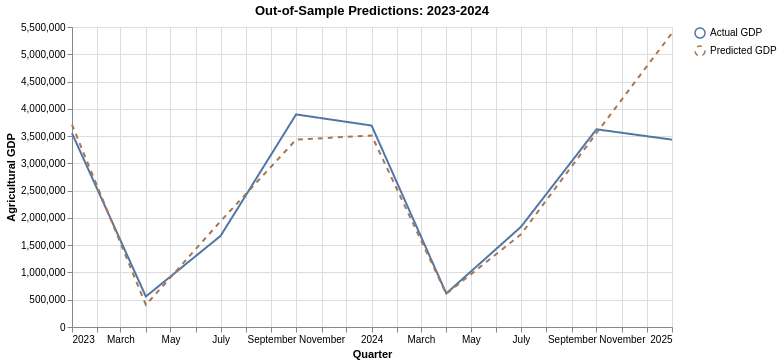

Source (notebook cell):
### Markdown cell above
Lastly, we evaluate the model's predictive performance for the years 2023 to 2025, which were not included in the training dataset. The model demonstrates strong predictive accuracy, with predicted agricultural GDP values closely aligning with observed figures for 2023 and 2024. However, the model prediction on Q1 2025 diverges from expectations, potentially due to unforeseen factors affecting agricultural productivity that are not captured by EVI alone.

### Code cell
ORANGE = "#A77652"
BLUE = "#5276A7"

plot_data_wide = (
    test_data.copy()
    .filter(["date", "gdp", "gdp_predicted", "error_pct"])
    .assign(
        gdp=lambda df: df["gdp"].round(2),
        gdp_predicted=lambda df: df["gdp_predicted"].round(2),
        error_pct=lambda df: df["error_pct"].round(2),
    )
)

plot_data = plot_data_wide.melt(
    id_vars=["date", "error_pct"],
    value_vars=["gdp", "gdp_predicted"],
    var_name="gdp_type",
    value_name="value",
).assign(
    gdp_type=lambda df: df["gdp_type"].map(
        {"gdp": "Actual GDP", "gdp_predicted": "Predicted GDP"}
    ),
)

# Create selection for nearest point
nearest = alt.selection_point(
    nearest=True, on="pointerover", fields=["date"], empty=False
)

# Base lines
lines = (
    alt.Chart(plot_data)
    .mark_line(strokeWidth=2)
    .encode(
        x=alt.X("date:T", title="Quarter"),
        y=alt.Y("value:Q", title="Agricultural GDP"),
        color=alt.Color(
            "gdp_type:N",
            scale=alt.Scale(
                domain=["Actual GDP", "Predicted GDP"], range=[BLUE, ORANGE]
            ),
            legend=alt.Legend(title=None),
        ),
        strokeDash=alt.StrokeDash(
            "gdp_type:N",
            scale=alt.Scale(
                domain=["Actual GDP", "Predicted GDP"], range=[[1, 0], [5, 5]]
            ),
        ),
    )
)

# Points that appear on hover
when_near = alt.when(nearest)
points = lines.mark_point(size=100).encode(
    opacity=when_near.then(alt.value(1)).otherwise(alt.value(0))
)

# Rule with multiline tooltip
rules = (
    alt.Chart(plot_data_wide)
    .mark_rule(color="gray")
    .encode(
        x="date:T",
        opacity=when_near.then(alt.value(0.3)).otherwise(alt.value(0)),
        tooltip=[
            alt.Tooltip("yearmonth(date):T", title="Quarter"),
            alt.Tooltip("gdp:Q", title="Actual GDP", format=",.2f"),
            alt.Tooltip("gdp_predicted:Q", title="Predicted GDP", format=",.2f"),
            alt.Tooltip("error_pct:Q", title="Error (%)", format=".2f"),
        ],
    )
    .add_params(nearest)
)

chart = alt.layer(lines, points, rules).properties(
    width=600, height=300, title="Out-of-Sample Predictions: 2023-2024"
)

chart

### Figure 1 — Vega-Lite specification as saved in the notebook (floating-point values rounded to 4 significant figures)
{"config": {"view": {"continuousWidth": 300, "continuousHeight": 300}}, "layer": [{"data": {"name": "data-41e505dc22240a249e87f1e01589f2ff"}, "mark": {"type": "line", "strokeWidth": 2}, "encoding": {"color": {"field": "gdp_type", "legend": {"title": null}, "scale": {"domain": ["Actual GDP", "Predicted GDP"], "range": ["#5276A7", "#A77652"]}, "type": "nominal"}, "strokeDash": {"field": "gdp_type", "scale": {"domain": ["Actual GDP", "Predicted GDP"], "range": [[1, 0], [5, 5]]}, "type": "nominal"}, "x": {"field": "date", "title": "Quarter", "type": "temporal"}, "y": {"field": "value", "title": "Agricultural GDP", "type": "quantitative"}}}, {"data": {"name": "data-41e505dc22240a249e87f1e01589f2ff"}, "mark": {"type": "point", "size": 100}, "encoding": {"color": {"field": "gdp_type", "legend": {"title": null}, "scale": {"domain": ["Actual GDP", "Predicted GDP"], "range": ["#5276A7", "#A77652"]}, "type": "nominal"}, "opacity": {"condition": [{"param": "param_ee5dd68014745b8d", "value": 1, "empty": false}], "value": 0}, "strokeDash": {"field": "gdp_type", "scale": {"domain": ["Actual GDP", "Predicted GDP"], "range": [[1, 0], [5, 5]]}, "type": "nominal"}, "x": {"field": "date", "title": "Quarter", "type": "temporal"}, "y": {"field": "value", "title": "Agricultural GDP", "type": "quantitative"}}}, {"data": {"name": "data-a0ad5cd299398dcff44df4b43fd2afc5"}, "mark": {"type": "rule", "color": "gray"}, "encoding": {"opacity": {"condition": [{"param": "param_ee5dd68014745b8d", "value": 0.3, "empty": false}], "value": 0}, "tooltip": [{"field": "date", "timeUnit": "yearmonth", "title": "Quarter", "type": "temporal"}, {"field": "gdp", "format": ",.2f", "title": "Actual GDP", "type": "quantitative"}, {"field": "gdp_predicted", "format": ",.2f", "title": "Predicted GDP", "type": "quantitative"}, {"field": "error_pct", "format": ".2f", "title": "Error (%)", "type": "quantitative"}], "x": {"field": "date", "type": "temporal"}}, "name": "view_086021e18137d697_2"}], "height": 300, "params": [{"name": "param_ee5dd68014745b8d", "select": {"type": "point", "fields": ["date"], "nearest": true, "on": "pointerover"}, "views": ["view_086021e18137d697_2"]}], "title": "Out-of-Sample Predictions: 2023-2024", "width": 600, "$schema": "https://vega.github.io/schema/vega-lite/v6.1.0.json", "datasets": {"data-41e505dc22240a249e87f1e01589f2ff": [{"date": "2023-01-01T00:00:00", "error_pct": -4.48, "gdp_type": "Actual GDP", "value": 3551000.0}, {"date": "2023-04-01T00:00:00", "error_pct": 27.72, "gdp_type": "Actual GDP", "value": 559100.0}, {"date": "2023-07-01T00:00:00", "error_pct": -16.1, "gdp_type": "Actual GDP", "value": 1670000.0}, {"date": "2023-10-01T00:00:00", "error_pct": 11.88, "gdp_type": "Actual GDP", "value": 3897000.0}, {"date": "2024-01-01T00:00:00", "error_pct": 4.91, "gdp_type": "Actual GDP", "value": 3693000.0}, {"date": "2024-04-01T00:00:00", "error_pct": 1.34, "gdp_type": "Actual GDP", "value": 615000.0}, {"date": "2024-07-01T00:00:00", "error_pct": 7.57, "gdp_type": "Actual GDP", "value": 1837000.0}, {"date": "2024-10-01T00:00:00", "error_pct": 1.87, "gdp_type": "Actual GDP", "value": 3624000.0}, {"date": "2025-01-01T00:00:00", "error_pct": -56.92, "gdp_type": "Actual GDP", "value": 3435000.0}, {"date": "2023-01-01T00:00:00", "error_pct": -4.48, "gdp_type": "Predicted GDP", "value": 3710000.0}, {"date": "2023-04-01T00:00:00", "error_pct": 27.72, "gdp_type": "Predicted GDP", "value": 404100.0}, {"date": "2023-07-01T00:00:00", "error_pct": -16.1, "gdp_type": "Predicted GDP", "value": 1938000.0}, {"date": "2023-10-01T00:00:00", "error_pct": 11.88, "gdp_type": "Predicted GDP", "value": 3434000.0}, {"date": "2024-01-01T00:00:00", "error_pct": 4.91, "gdp_type": "Predicted GDP", "value": 3512000.0}, {"date": "2024-04-01T00:00:00", "error_pct": 1.34, "gdp_type": "Predicted GDP", "value": 606800.0}, {"date": "2024-07-01T00:00:00", "error_pct": 7.57, "gdp_type": "Predicted GDP", "value": 1698000.0}, {"date": "2024-10-01T00:00:00", "error_pct": 1.87, "gdp_type": "Predicted GDP", "value": 3557000.0}, {"date": "2025-01-01T00:00:00", "error_pct": -56.92, "gdp_type": "Predicted GDP", "value": 5389000.0}], "data-a0ad5cd299398dcff44df4b43fd2afc5": [{"date": "2023-01-01T00:00:00", "gdp": 3551000.0, "gdp_predicted": 3710000.0, "error_pct": -4.48}, {"date": "2023-04-01T00:00:00", "gdp": 559100.0, "gdp_predicted": 404100.0, "error_pct": 27.72}, {"date": "2023-07-01T00:00:00", "gdp": 1670000.0, "gdp_predicted": 1938000.0, "error_pct": -16.1}, {"date": "2023-10-01T00:00:00", "gdp": 3897000.0, "gdp_predicted": 3434000.0, "error_pct": 11.88}, {"date": "2024-01-01T00:00:00", "gdp": 3693000.0, "gdp_predicted": 3512000.0, "error_pct": 4.91}, {"date": "2024-04-01T00:00:00", "gdp": 615000.0, "gdp_predicted": 606800.0, "error_pct": 1.34}, {"date": "2024-07-01T00:00:00", "gdp": 1837000.0, "gdp_predicted": 1698000.0, "error_pct": 7.57}, {"date": "2024-10-01T00:00:00", "gdp": 3624000.0, "gdp_predicted": 3557000.0, "error_pct": 1.87}, {"date": "2025-01-01T00:00:00", "gdp": 3435000.0, "gdp_predicted": 5389000.0, "error_pct": -56.92}]}}
